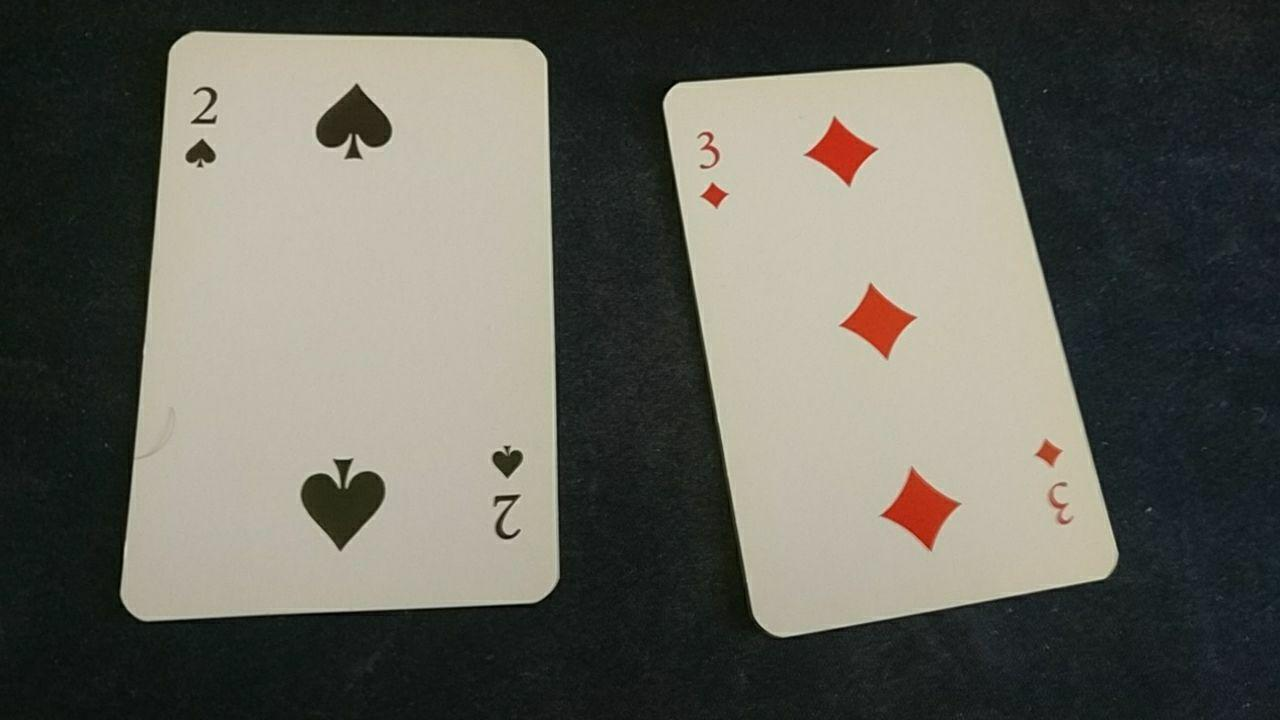
#> input picture server/card_detector/test.jpg, 1280 x 720 px
$ python -i helpers.py   (imports and definitions only)
#> lines starting #> are read from the running program, lines starting #| are printed output that depends on the picture; after the words box and inside, x2 and y2 are one past the last pixel; in counts of white or black regions, pixels touching at a corner belong together
#> further down, picture is the input picture: shape (720, 1280, 3); mean B, G, R 91.7, 99.8, 101.2
from typing import List, Tuple

import cv2
import numpy as np

font = cv2.FONT_HERSHEY_SIMPLEX

BG_THRESHOLD = 130

kernel = np.ones((5, 5), np.uint8)


def get_background_reference(gray_image):
    image_w, image_h = np.shape(gray_image)[:2]
    # Select random pixel at the bottom left as background reference point
    background_pixel = gray_image[int(image_w/100)][int(image_h/100)]
    return 170


def threshold_image(image: np.ndarray) -> np.ndarray:
    grayed = cv2.cvtColor(image, cv2.COLOR_BGR2GRAY)
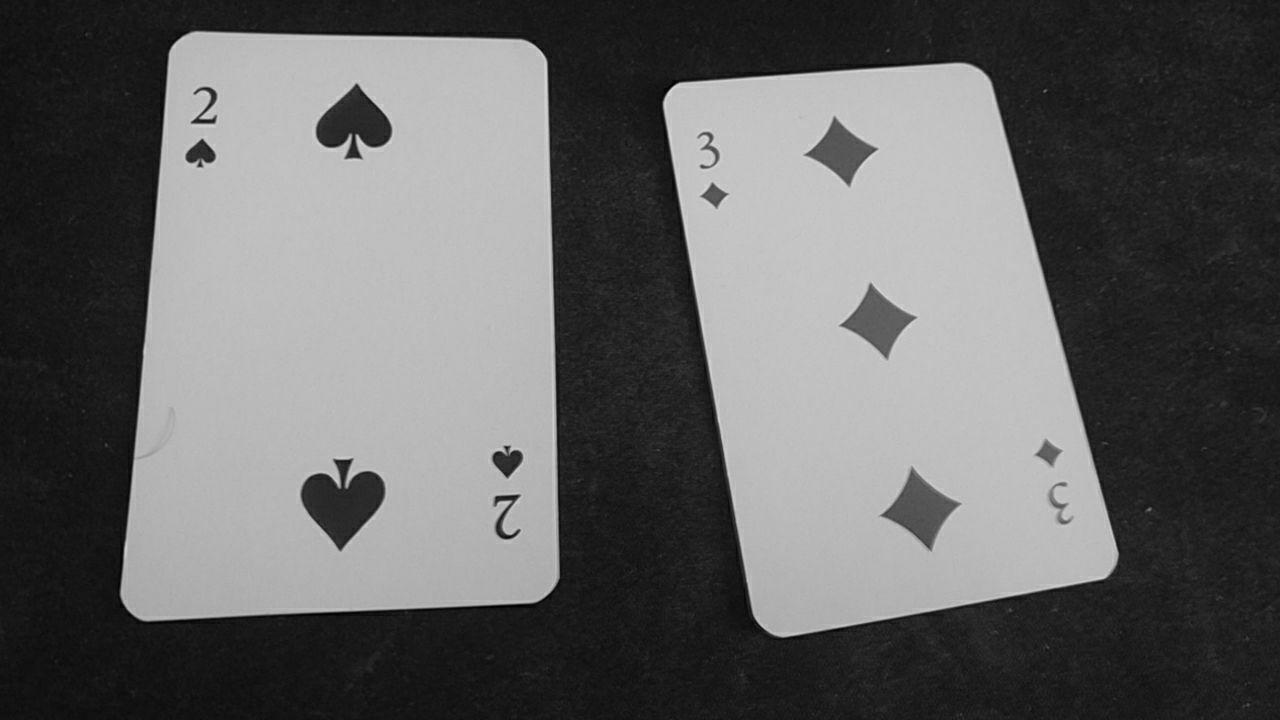
#> grayed: shape (720, 1280); min 0, max 224, mean 99.3
    blurred = cv2.GaussianBlur(grayed, (1, 1), 1000)

    thresh_level = get_background_reference(grayed)
#> in get_background_reference, `background_pixel = gray_image[int(image_w/100)][int(image_h/100)]`: background_pixel = 24
#> thresh_level = 170
    _, thresholded = cv2.threshold(
        blurred, thresh_level, 255, cv2.THRESH_BINARY)
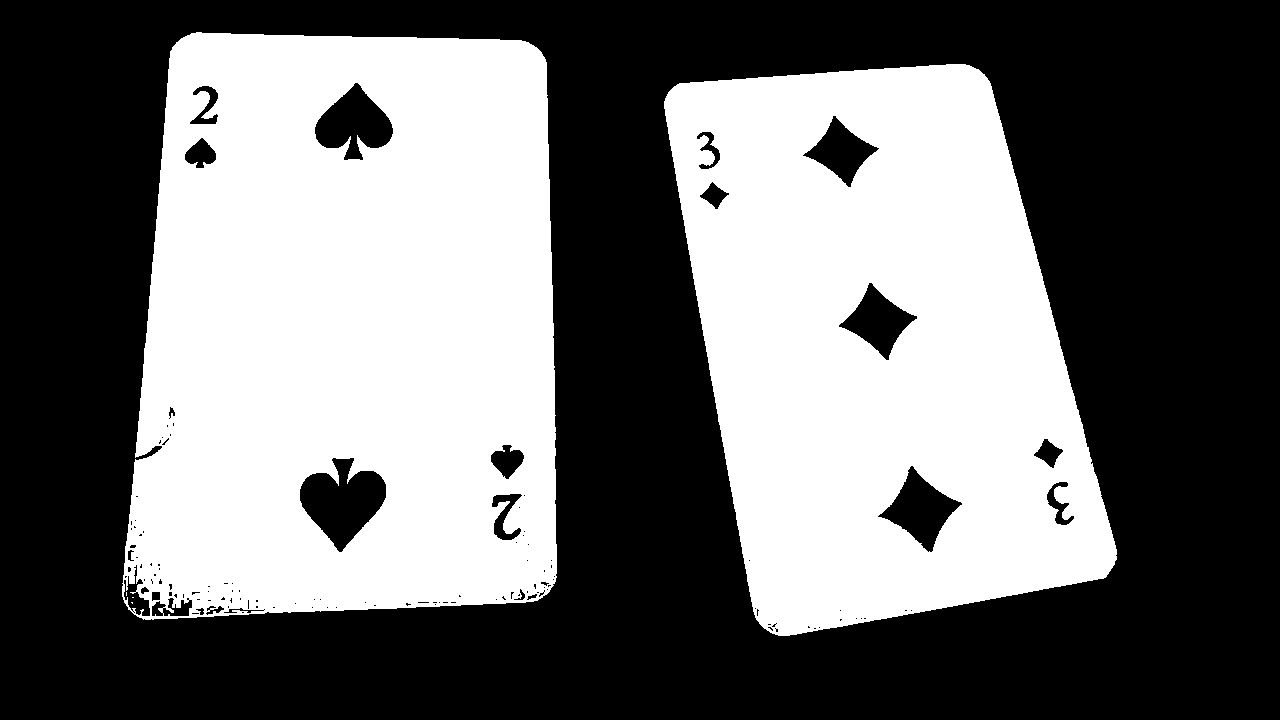
#> thresholded: shape (720, 1280); 43.4% white; 5 white regions (3 under 20 px), largest, box (x1, y1, x2, y2) and area: (122, 32, 557, 620) 220162, (664, 64, 1117, 636) 179826
    thresholded = cv2.dilate(thresholded, kernel)
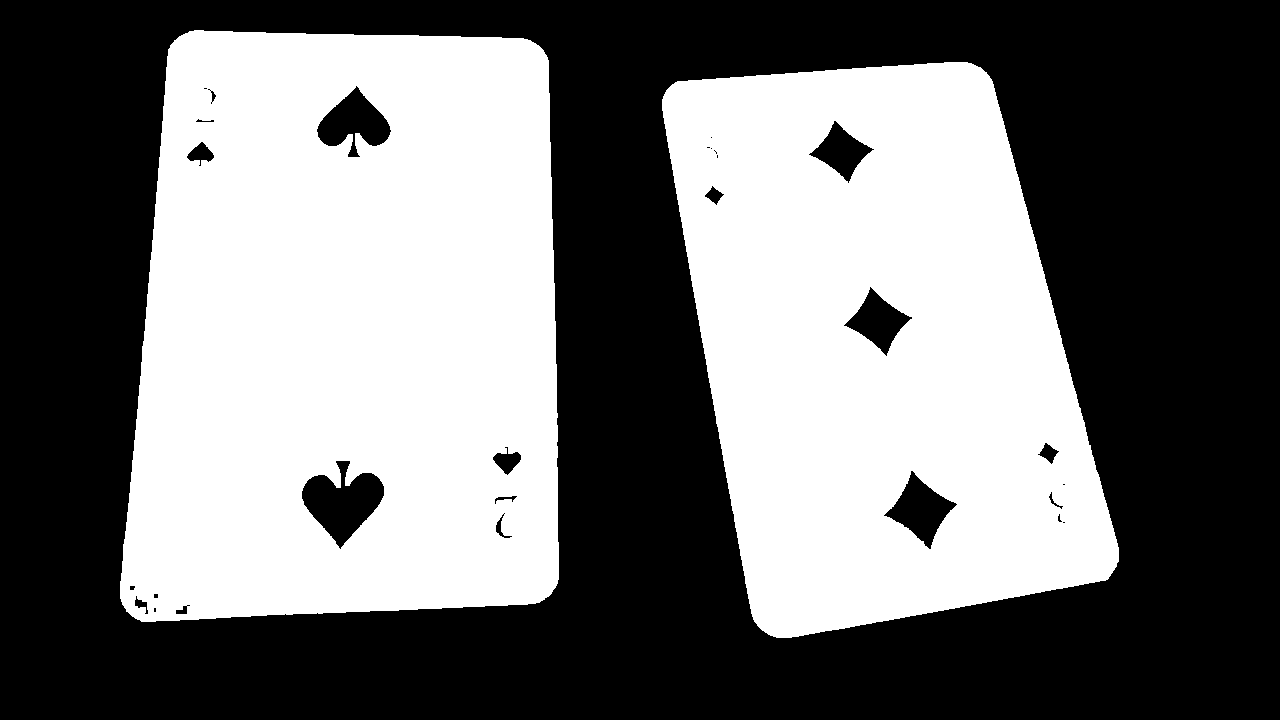
#> thresholded: shape (720, 1280); 45.1% white; 2 white regions, box (x1, y1, x2, y2) and area: (120, 30, 559, 622) 228927, (662, 62, 1119, 638) 186852

    return thresholded


# [60 lines left out: functions find_slices, warp_bboxes, not called in this run]

>>> import cv2
>>> picture = cv2.imread('test.jpg')
>>> result = threshold_image(picture)

$ run again, on server/card_detector/cards2.jpg
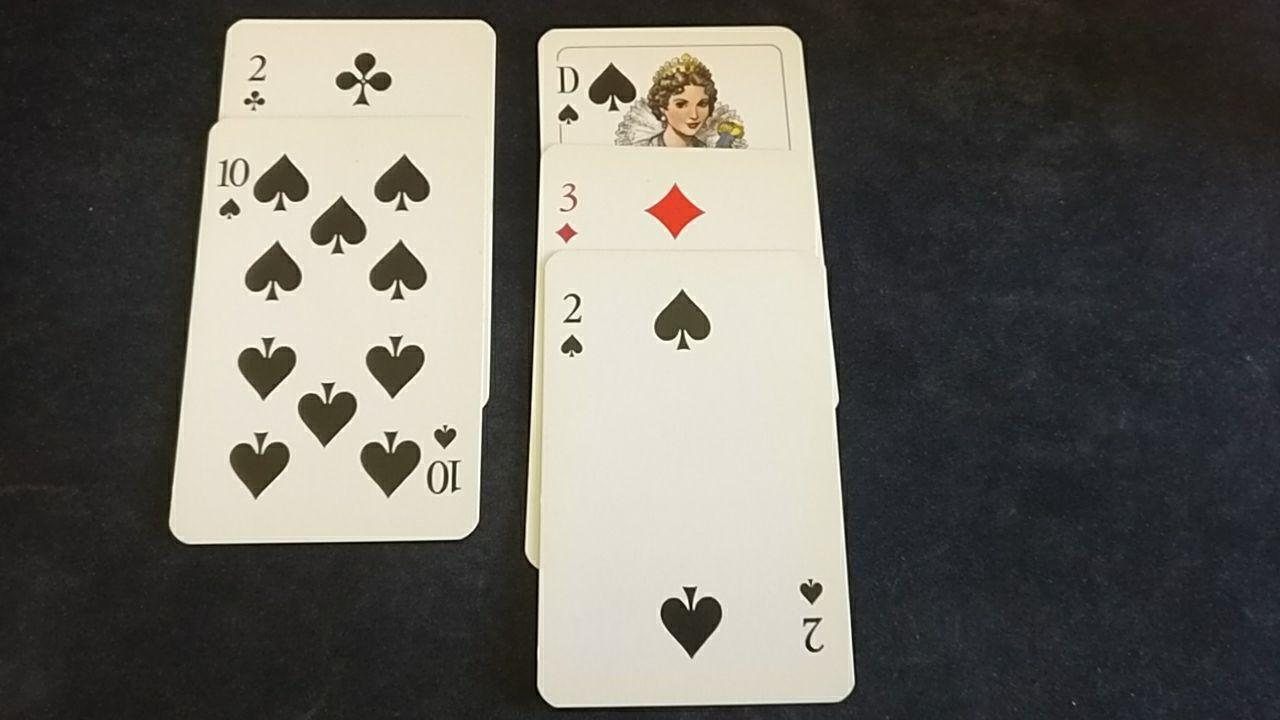
#> input picture server/card_detector/cards2.jpg, 1280 x 720 px
#> picture is the input picture: shape (720, 1280, 3); mean B, G, R 96.8, 103.4, 106
#> in threshold_image, `grayed = cv2.cvtColor(image, cv2.COLOR_BGR2GRAY)`:
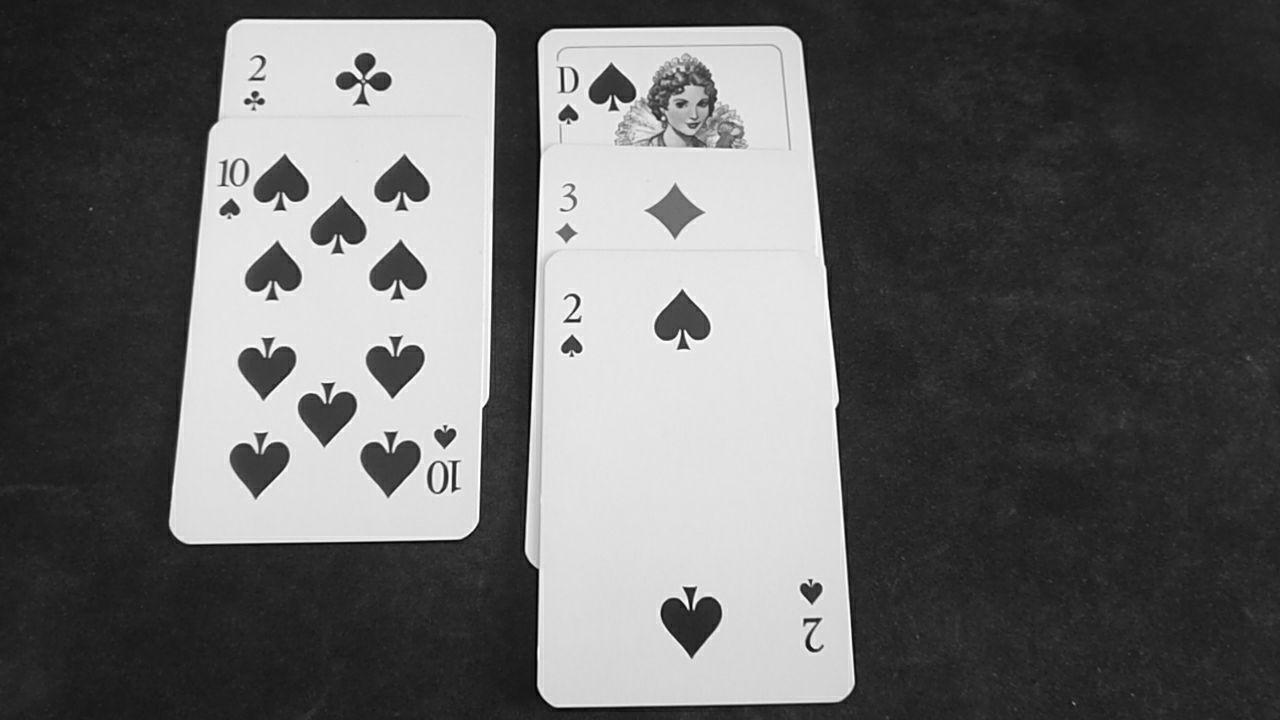
#> grayed: shape (720, 1280); min 1, max 254, mean 103.5
#> background_pixel = 24
#> thresh_level = 170
#> in threshold_image, `thresholded = cv2.dilate(thresholded, kernel)`:
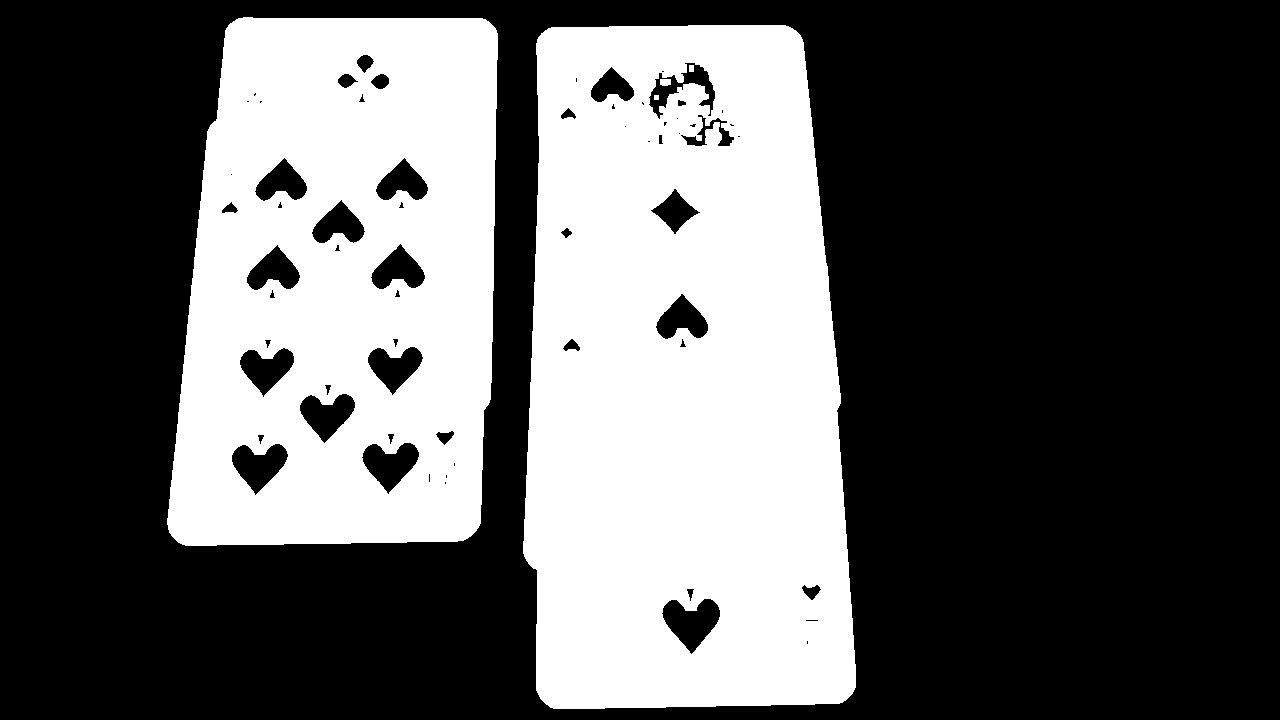
#> thresholded: shape (720, 1280); 36.6% white; 5 white regions, box (x1, y1, x2, y2) and area: (523, 25, 856, 709) 196280, (167, 17, 498, 546) 140894, (660, 79, 671, 86) 72, (689, 65, 694, 72) 35, (654, 95, 659, 100) 25

$ run again, on server/card_detector/cards3.jpg
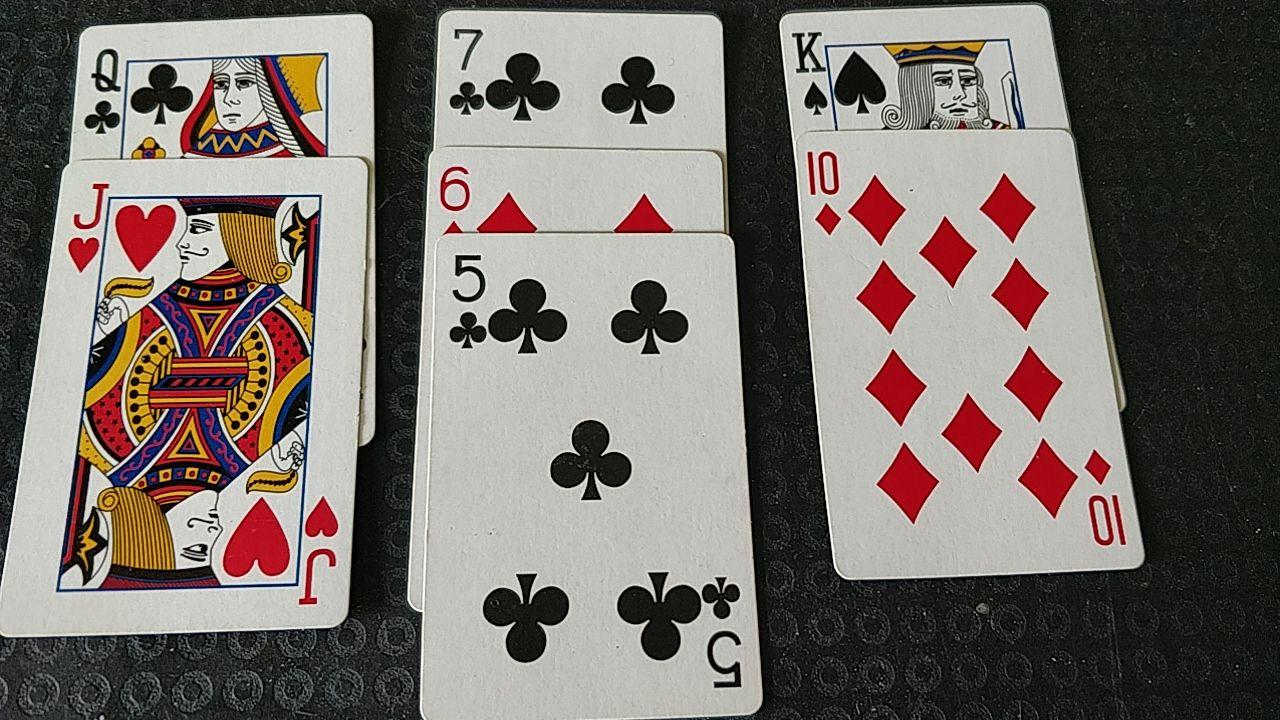
#> input picture server/card_detector/cards3.jpg, 1280 x 720 px
#> picture is the input picture: shape (720, 1280, 3); mean B, G, R 107.1, 112.5, 120.3
#> background_pixel = 46
#> thresh_level = 170
#> in threshold_image, `_, thresholded = cv2.threshold( blurred, thresh_level, 255, cv2.THRESH..`:
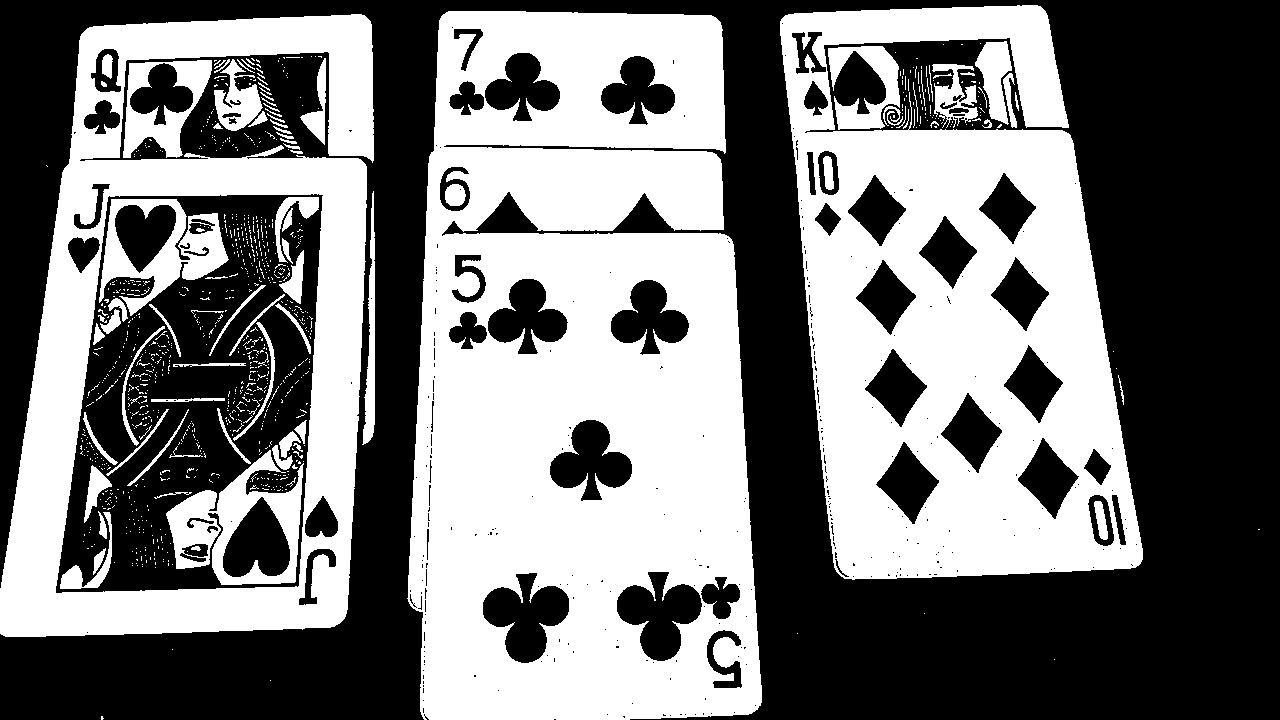
#> thresholded: shape (720, 1280); 47.1% white; 958 white regions (865 under 20 px), largest, box (x1, y1, x2, y2) and area: (407, 11, 762, 720) 189496, (780, 5, 1143, 580) 121686, (0, 14, 374, 637) 81795
#> in threshold_image, `thresholded = cv2.dilate(thresholded, kernel)`:
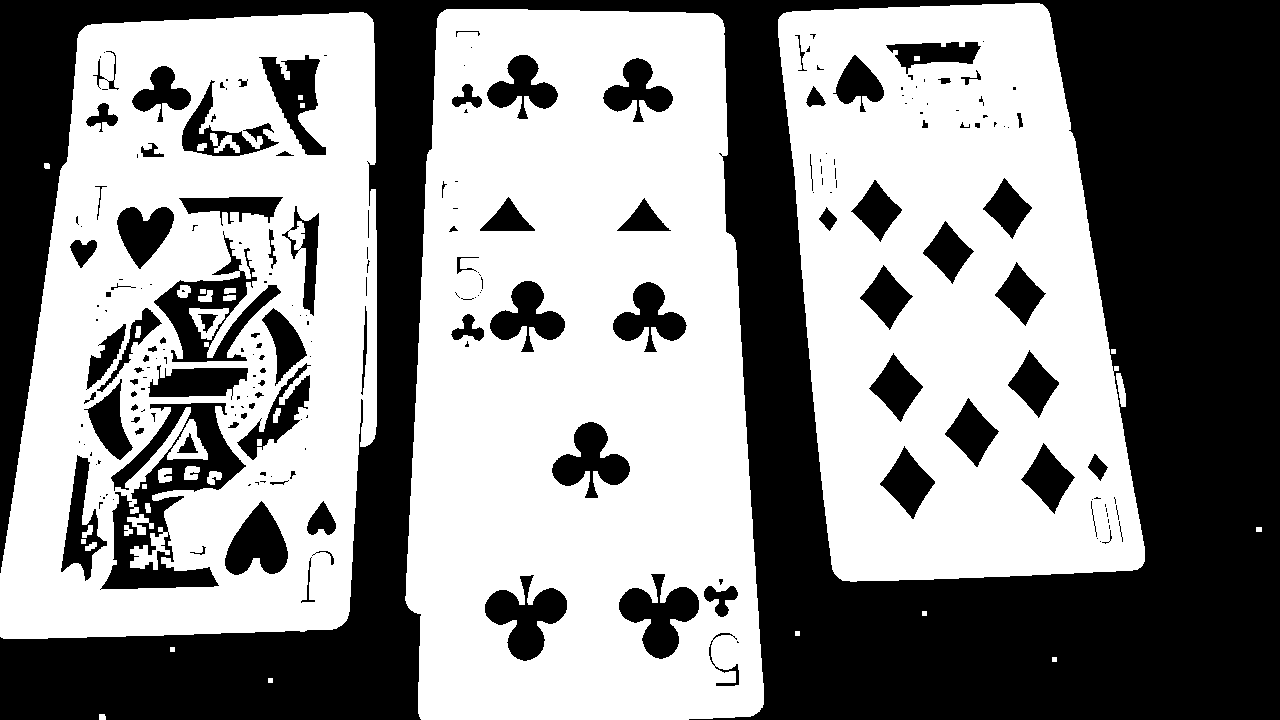
#> thresholded: shape (720, 1280); 55.6% white; 223 black regions (124 under 20 px), largest, box (x1, y1, x2, y2) and area: (0, 0, 1280, 720) 320812, (100, 403, 246, 590) 9879, (154, 231, 281, 362) 4913
